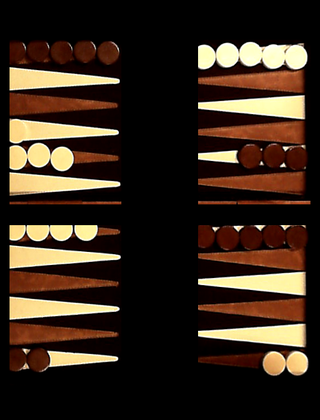
%> input picture trial.png, 320 x 420 px, shrunk from 538 x 707 before the run
$ octave --eval "result = outputPieces;"   (GNU Octave 9; MATLAB toolbox functions it lacks are replaced by stand-ins)
%> lines starting %> are read from the running program, lines starting %| are printed output that depends on the picture
### deleteRedundency.m
function [newBrownCoords, newBrownRads] = deleteRedundency(coordinatesWhite, ...
                            radiusWhite, coordinatesBrown, radiusBrown)

    newCoordinatesBrown = [];
    newRadBrown = [];
    L = linspace(0,2*pi,11);

    for j = 1:length(radiusBrown)

        count = 0;

        for k = 1:length(radiusWhite)

            xv = radiusWhite(k).*cos(L)' + coordinatesWhite(k,1);
            yv = radiusWhite(k).*sin(L)' + coordinatesWhite(k,2);

            if inpolygon(coordinatesBrown(j,1), coordinatesBrown(j,2),...
                            xv, yv)

                count = count + 1;
            end
        end

        if count == 0

            newCoordinatesBrown = [newCoordinatesBrown; ...
                coordinatesBrown(j,1), coordinatesBrown(j,2)];
            newRadBrown = [newRadBrown; ...
                radiusBrown(j)];
        end
    end

    newBrownCoords = newCoordinatesBrown;
    newBrownRads = newRadBrown;
end

### deleteDoubleDetected.m
function [newBrownCoords, newBrownRad] = deleteDoubleDetected(newBrownCoords, ...
                                newBrownRad)

    newCoordinatesBrown = [];
    newRadBrown = [];
    L = linspace(0,2*pi,11);

    for i = 1:length(newBrownRad)-1

        count = 0;

        xv = newBrownRad(i).*cos(L)' + newBrownCoords(i,1);
        yv = newBrownRad(i).*sin(L)' + newBrownCoords(i,2);

        for j = i + 1:length(newBrownRad)

            if inpolygon(newBrownCoords(j,1), newBrownCoords(j,2), ...
                    xv, yv)

                count = count + 1;
            end
        end

        if count == 0

            newCoordinatesBrown = [newCoordinatesBrown; ...
                newBrownCoords(i,1), newBrownCoords(i,2)];
            newRadBrown = [newRadBrown; ...
                newBrownRad(i)];
        end
    end

    newBrownCoords = newCoordinatesBrown;
    newBrownRad = newRadBrown;
end

### outputPieces.m
function [idMat, piecesMat] = outputPieces()

    filename = strcat('trial.png');
    image = imread(filename);
%> image is the input picture: size 420x320x3 uint8; mean R, G, B 55.8, 40.9, 28.1

    imgray = rgb2gray(image);
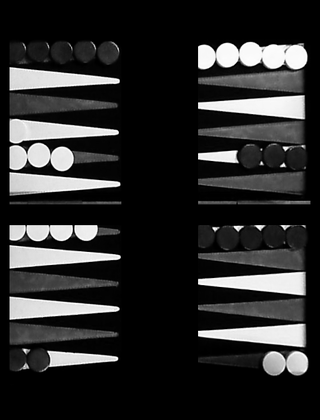
%> imgray: size 420x320 uint8; min 0, max 255, mean 43.9
    imHSV = rgb2hsv(image);
%> imHSV: size 420x320x3 double; mean H, S, V 0.0351, 0.359, 0.219

    [row, col] = size(imgray);
%> row = 420; col = 320
    [newRow, newCol] = size(imHSV(:,:,1));
%> newRow = 420; newCol = 320

    for j = 1:newRow
        for k = 1:newCol

            % White -> Black
            if imHSV(j,k,3) > 0.6

                imHSV(j,k,:) = 0;
            end

            % Brown -> White
            if imHSV(j,k,1) < 22.5/180 && imHSV(j,k,2) < 0.3 && imHSV(j,k,3) > 0.35

                imHSV(j,k,2) = 0;
                imHSV(j,k,3) = 1;
            end
        end
    end
%> imHSV: size 420x320x3 double; mean H, S, V 0.0147, 0.304, 0.0755

    %figure();
    trial = hsv2rgb(imHSV);
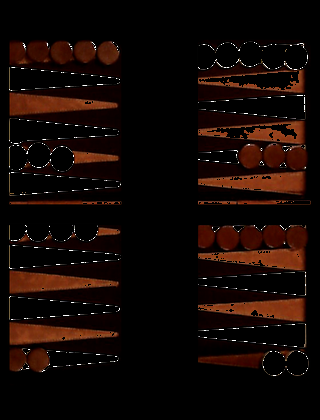
%> trial: size 420x320x3 double; mean R, G, B 0.0755, 0.0312, 0.0172
    trial = rgb2gray(trial);
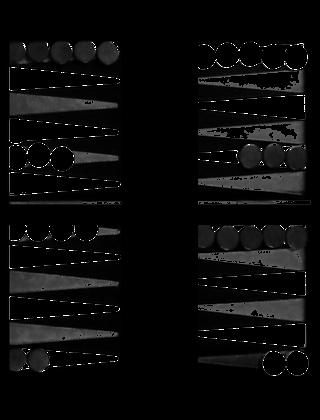
%> trial: size 420x320 double; min 0, max 1, mean 0.0428
    %trial = imcomplement(trial);

    %trial = rgb2gray(trial);
    trial = histeq(trial);
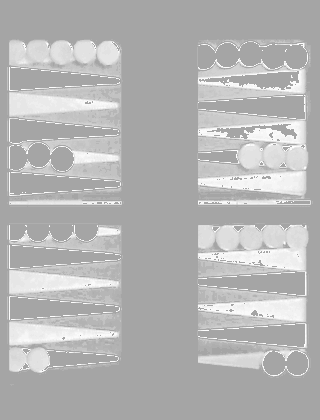
%> trial: size 420x320 double; min 0.651, max 1, mean 0.713
    %imshow(trial);

    se = strel('disk',20,4);
    im2 = imdilate(trial,se);
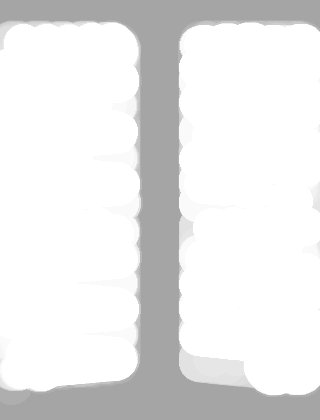
%> im2: size 420x320 double; min 0.651, max 1, mean 0.911
    im2 = imerode(trial,se);
%> im2: size 420x320 double; every value is 0.651
    im2 = imopen(trial,se);
    im2 = imclose(trial,se);
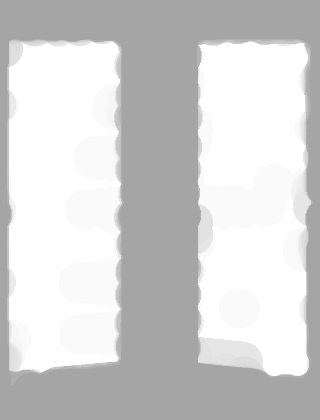
%> im2: size 420x320 double; min 0.651, max 1, mean 0.829
    im2 = double(im2);

    im2 = trial .* im2;
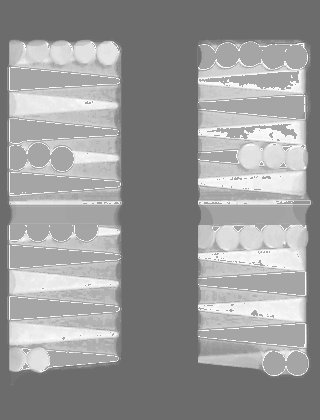
%> im2: size 420x320 double; min 0.424, max 1, mean 0.601

    %imshow(im2);


    if row > col

        radMin = 20;
        radMax = 25;
    else

        radMin = 30;
        radMax = 35;
    end

    [centersWhite,radiiWhite] = imfindcircles(imgray,[radMin radMax],...
        'ObjectPolarity','bright','Sensitivity',0.96);
%> centersWhite = [265.6 344.8]; radiiWhite = 20
    [centersBrown,radiiBrown] = imfindcircles(trial, ...
        [radMin-3 radMax],'ObjectPolarity','bright', ...
    'Sensitivity',0.965);
%> centersBrown = [62.96 60.24; 287 158.7; 39.78 60.6; 287.8 237.4; 107.1 59.57; 52.76 344; 64.67 139.8]; radiiBrown = [19.11; 21.73; 20.91; 20.6; 18.87; 25; 17]
    [centersBrown2,radiiBrown2] = imfindcircles(image, ...
        [radMin radMax],'ObjectPolarity','dark', ...
    'Sensitivity',0.97);
%> centersBrown2 = [58.17 341.3; 58 182; 246.2 30.18]; radiiBrown2 = [24.49; 21; 20]

    [newBrownCoords, newBrownRad] = deleteRedundency(centersWhite, ...
                                radiiWhite, centersBrown, radiiBrown);
%> the loop in deleteRedundency, `for j = 1:length(radiusBrown)` made 7 passes
%> (newCoordinatesBrown, newRadBrown) on passes 1 to 4: ([62.96 60.24], 19.11), ([62.96 60.24; 287 158.7], [19.11; 21.73]), ([62.96 60.24; 287 158.7; 39.78 60.6], [19.11; 21.73; 20.91]), ([62.96 60.24; 287 158.7; 39.78 60.6; 287.8 237.4], [19.11; 21.73; 20.91; 20.6])
%> newRadBrown on passes 5 to 7: [19.11; 21.73; 20.91; 20.6; 18.87], [19.11; 21.73; 20.91; 20.6; 18.87; 25], [19.11; 21.73; 20.91; 20.6; 18.87; 25; 17]
%> after the loop in deleteRedundency, `for j = 1:length(radiusBrown)`: newCoordinatesBrown has the same summary as centersBrown in outputPieces
%> in deleteRedundency, `newBrownCoords = newCoordinatesBrown;`: newBrownCoords has the same summary as centersBrown in outputPieces
%> in deleteRedundency, `newBrownRads = newRadBrown;`: newBrownRads = [19.11; 21.73; 20.91; 20.6; 18.87; 25; 17]
%> newBrownCoords has the same summary as centersBrown; newBrownRad = [19.11; 21.73; 20.91; 20.6; 18.87; 25; 17]
    [newBrownCoords, newBrownRad] = deleteDoubleDetected(newBrownCoords, ...
                                newBrownRad);
%> the loop in deleteDoubleDetected, `for i = 1:length(newBrownRad)-1` made 6 passes
%> in deleteDoubleDetected, `newBrownCoords = newCoordinatesBrown;`: newBrownCoords = [62.96 60.24; 287 158.7; 39.78 60.6; 287.8 237.4; 107.1 59.57; 52.76 344]
%> in deleteDoubleDetected, `newBrownRad = newRadBrown;`: newBrownRad = [19.11; 21.73; 20.91; 20.6; 18.87; 25]
%> newBrownRad = [19.11; 21.73; 20.91; 20.6; 18.87; 25]
    newBrownCoords = [newBrownCoords;centersBrown2];
%> newBrownCoords = [62.96 60.24; 287 158.7; 39.78 60.6; 287.8 237.4; 107.1 59.57; 52.76 344; 58.17 341.3; 58 182; 246.2 30.18]
    newBrownRad = [newBrownRad;radiiBrown2];
%> newBrownRad = [19.11; 21.73; 20.91; 20.6; 18.87; 25; 24.49; 21; 20]

    % Q1: Black Home Q4: White Home
    % qX = [q1xMin q1xMax
    %       q2xMin q2xMax
    %       q3xMin q3xMax
    %       q4xMin q4xMax

    qX = zeros(4, 2);
    qY = zeros(4, 2);
    if row > col

        threshold1 = 1;
        multiply1 = 15;
        threshold2 = 14;

        x1 = round(col/8);
%> x1 = 40
        x2 = round(row/70);
%> x2 = 6
        y1 = round(row/11);
%> y1 = 38
        y2 = round(row/43);
%> y2 = 10

        qX(1,:) = [y2 + 1, col/2 - y1 - 1];
        qY(1,:) = [row/2 + x2 + 1 + multiply1*threshold1, row - x1 + threshold2];
        qX(2,:) = [y2 + 1, col/2 - y1 - 1];
        qY(2,:) = [x1 + 1, row/2 - x2 - 1];
        qX(3,:) = [col/2 + y1 + 1, col - y2];
        qY(3,:) = [x1 + 1, row/2 - x2 - 1 - threshold1];
        qX(4,:) = [col/2 + y1 + 1, col - y2];
        qY(4,:) = [row/2 + x2 + 1 + multiply1*threshold1, row - x1 + threshold2];

        x1 = round(col/8);
        x2 = round(row/50);
%> x2 = 8
        y1 = round(row/12);
%> y1 = 35
        y2 = round(row/46);
%> y2 = 9

        qX(1,:) = [y2 + 1, col/2 - y1 - 1];
        qY(1,:) = [row/2 + x2 + 1, row - x1];
        qX(2,:) = [y2 + 1, col/2 - y1 - 1];
        qY(2,:) = [x1 + 1, row/2 - x2 - 1];
        qX(3,:) = [col/2 + y1 + 1, col - y2];
        qY(3,:) = [x1 + 1, row/2 - x2 - 1];
        qX(4,:) = [col/2 + y1 + 1, col - y2];
        qY(4,:) = [row/2 + x2 + 1, row - x1];
    else

        x1 = round(row/8);
        x2 = round(col/50);
        y1 = round(col/12);
        y2 = round(col/46);

        qX(1,:) = [y2 + 1, row/2 - y1 - 1];
        qY(1,:) = [col/2 + x2 + 1, col - x1 - 1];
        qX(2,:) = [y2 + 1, row/2 - y1 - 1];
        qY(2,:) = [x1 + 1, col/2 - x2 - 1];
        qX(3,:) = [row/2 + y1 + 1, row - y2 - 1];
        qY(3,:) = [x1 + 1, col/2 - x2 - 1];
        qX(4,:) = [row/2 + y1 + 1, row - y2 - 1];
        qY(4,:) = [col/2 + x2 + 1, col - x1 - 1];
    end

    % All quadrants
    % idMatrix indicates which piece is in each place
    % 0 = No pieces
    % 1 = White
    % 2 = Brown
    idMatrix = zeros(4, 6);
    q1 = zeros(6,5);
    q2 = zeros(6,5);
    q3 = zeros(6,5);
    q4 = zeros(6,5);

    % Q1
    incCol = diff(qX(1,:))/5;
%> incCol = 22.8
    incRow = diff(qY(1,:))/6;
%> incRow = 26.83
    for i = 1:6

        rowMin = qY(1,1) + incRow*(i - 1);
        rowMax = qY(1,1) + incRow*i;

        for j = 1:5

            colMin = qX(1,1) + incCol*(j - 1);
            colMax = qX(1,1) + incCol*j;

            rY = [rowMin rowMin rowMax rowMax]';
            rX = [colMin colMax colMax colMin]';

            for k = 1:length(radiiWhite)

                if inpolygon(centersWhite(k,1), centersWhite(k,2), rX, rY)
                    idMatrix(1,i) = 1;
                    q1(i,j) = 1;
                end
            end
            for k = 1:length(newBrownRad)

                if inpolygon(newBrownCoords(k,1), newBrownCoords(k,2), rX, rY)
                    idMatrix(1,i) = 2;
                    q1(i,j) = 1;
                end
            end
        end
    end
%> after the loop, idMatrix = [0 0 0 0 2 0; 0 0 0 0 0 0; 0 0 0 0 0 0; 0 0 0 0 0 0]; q1 = [0 0 0 0 0; 0 0 0 0 0; 0 0 0 0 0; 0 0 0 0 0; 0 1 1 0 0; 0 0 0 0 0]

    % Q2
    incCol = diff(qX(2,:))/5;
    incRow = diff(qY(2,:))/6;
%> incRow = 26.67
    for i = 1:6

        rowMin = qY(2,1) + incRow*(i - 1);
        rowMax = qY(2,1) + incRow*i;

        for j = 1:5

            colMin = qX(1,1) + incCol*(j - 1);
            colMax = qX(1,1) + incCol*j;

            rY = [rowMin rowMin rowMax rowMax]';
            rX = [colMin colMax colMax colMin]';

            for k = 1:length(radiiWhite)

                if inpolygon(centersWhite(k,1), centersWhite(k,2), rX, rY)
                    idMatrix(2,i) = 1;
                    q2(i,j) = 1;
                end
            end
            for k = 1:length(newBrownRad)

                if inpolygon(newBrownCoords(k,1), newBrownCoords(k,2), rX, rY)
                    idMatrix(2,i) = 2;
                    q2(i,j) = 1;
                end
            end
        end
    end
%> after the loop, idMatrix = [0 0 0 0 2 0; 2 0 0 0 0 2; 0 0 0 0 0 0; 0 0 0 0 0 0]; q2 = [0 1 1 0 1; 0 0 0 0 0; 0 0 0 0 0; 0 0 0 0 0; 0 0 0 0 0; 0 0 1 0 0]

    % Q3
    incCol = diff(qX(3,:))/5;
%> incCol = 23
    incRow = diff(qY(3,:))/6;
    for i = 1:6

        rowMin = qY(3,1) + incRow*(i - 1);
        rowMax = qY(3,1) + incRow*i;

        for j = 1:5

            colMin = qX(3,1) + incCol*(j - 1);
            colMax = qX(3,1) + incCol*j;

            rY = [rowMin rowMin rowMax rowMax]';
            rX = [colMin colMax colMax colMin]';

            for k = 1:length(radiiWhite)

                if inpolygon(centersWhite(k,1), centersWhite(k,2), rX, rY)
                    idMatrix(3,i) = 1;
                    q3(i,j) = 1;
                end
            end
            for k = 1:length(newBrownRad)

                if inpolygon(newBrownCoords(k,1), newBrownCoords(k,2), rX, rY)
                    idMatrix(3,i) = 2;
                    q3(i,j) = 1;
                end
            end
        end
    end
%> after the loop, idMatrix = [0 0 0 0 2 0; 2 0 0 0 0 2; 0 0 0 0 2 0; 0 0 0 0 0 0]; q3 = [0 0 0 0 0; 0 0 0 0 0; 0 0 0 0 0; 0 0 0 0 0; 0 0 0 1 0; 0 0 0 0 0]

    % Q4
    incCol = diff(qX(4,:))/5;
    incRow = diff(qY(4,:))/6;
%> incRow = 26.83
    for i = 1:6

        rowMin = qY(4,1) + incRow*(i - 1);
        rowMax = qY(4,1) + incRow*i;

        for j = 1:5

            colMin = qX(4,1) + incCol*(j - 1);
            colMax = qX(4,1) + incCol*j;

            rY = [rowMin rowMin rowMax rowMax]';
            rX = [colMin colMax colMax colMin]';

            for k = 1:length(radiiWhite)

                if inpolygon(centersWhite(k,1), centersWhite(k,2), rX, rY)
                    idMatrix(4,i) = 1;
                    q4(i,j) = 1;
                end
            end
            for k = 1:length(newBrownRad)

                if inpolygon(newBrownCoords(k,1), newBrownCoords(k,2), rX, rY)
                    idMatrix(4,i) = 2;
                    q4(i,j) = 1;
                end
            end
        end
    end
%> after the loop, idMatrix = [0 0 0 0 2 0; 2 0 0 0 0 2; 0 0 0 0 2 0; 2 0 0 0 1 0]; q4 = [0 0 0 1 0; 0 0 0 0 0; 0 0 0 0 0; 0 0 0 0 0; 0 0 0 1 0; 0 0 0 0 0]

    idMatrix(1:2,:) = idMatrix(1:2,end:-1:1);
    q1 = q1(end:-1:1,:);
%> q1 = [0 0 0 0 0; 0 1 1 0 0; 0 0 0 0 0; 0 0 0 0 0; 0 0 0 0 0; 0 0 0 0 0]
    q2 = q2(end:-1:1,:);
%> q2 = [0 0 1 0 0; 0 0 0 0 0; 0 0 0 0 0; 0 0 0 0 0; 0 0 0 0 0; 0 1 1 0 1]
    q3 = q3(:,end:-1:1);
%> q3 = [0 0 0 0 0; 0 0 0 0 0; 0 0 0 0 0; 0 0 0 0 0; 0 1 0 0 0; 0 0 0 0 0]
    q4 = q4(:,end:-1:1);
%> q4 = [0 1 0 0 0; 0 0 0 0 0; 0 0 0 0 0; 0 0 0 0 0; 0 1 0 0 0; 0 0 0 0 0]

    quadrants = [q1;q2;q3;q4];
%> quadrants = 24 rows, first 8: [0 0 0 0 0; 0 1 1 0 0; 0 0 0 0 0; 0 0 0 0 0; 0 0 0 0 0; 0 0 0 0 0; 0 0 1 0 0; 0 0 0 0 0]

    for i = 1:24

        for j = 5:-1:1

            if sum(quadrants(i,:)) >= 1 && quadrants(i,j) ~= 0

                quadrants(i,1:j) = ones(1, j);
            end
        end
    end
%> after the loop, quadrants = 24 rows, first 8: [0 0 0 0 0; 1 1 1 0 0; 0 0 0 0 0; 0 0 0 0 0; 0 0 0 0 0; 0 0 0 0 0; 1 1 1 0 0; 0 0 0 0 0]

    s = reshape(sum(quadrants,2),6,4)';
%> s = [0 3 0 0 0 0; 3 0 0 0 0 5; 0 0 0 0 2 0; 2 0 0 0 2 0]
    idMatFull = [idMatrix(1,:) idMatrix(2,:) idMatrix(3,:) idMatrix(4,:)];
%> idMatFull = 24 values, max 2 at index 2, min 0 at index 1, mean 0.458
    pieces = sum(quadrants,2)';
%> pieces = 24 values, max 5 at index 12, min 0 at index 1, mean 0.708

    idMat = idMatFull;
%> idMat has the same summary as idMatFull
    piecesMat = pieces;
%> piecesMat has the same summary as pieces
%> `result = outputPieces;`: result has the same summary as idMatFull in outputPieces
end
